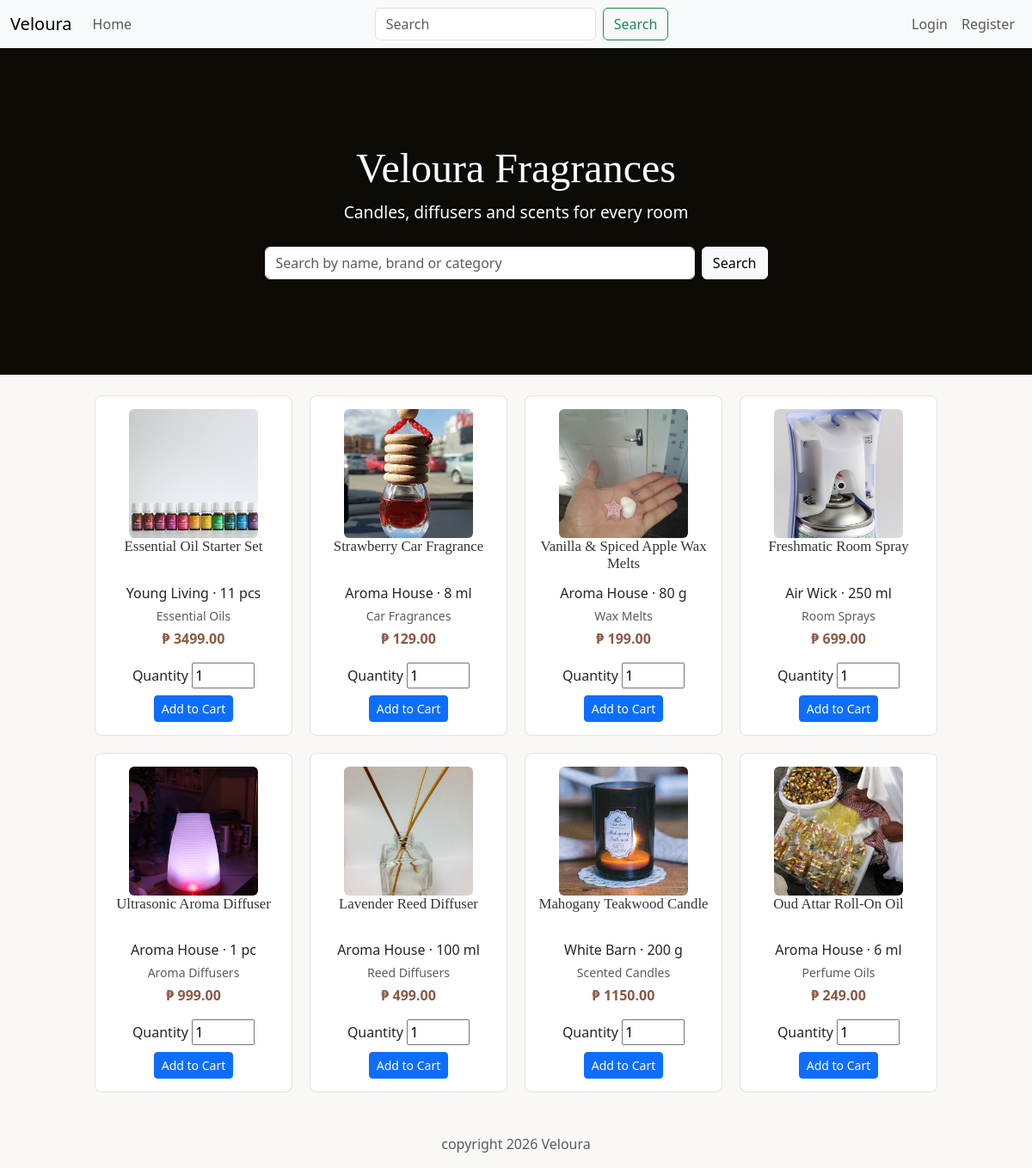
The page / on the database its author committed.
### tables this page shows
CREATE TABLE product (
    product_id INT PRIMARY KEY NOT NULL AUTO_INCREMENT,
    category_id INT NOT NULL,
    name VARCHAR(100) NOT NULL,
    brand VARCHAR(100) NOT NULL,
    size VARCHAR(30) NOT NULL,
    description VARCHAR(255) NOT NULL,
    cost_price DECIMAL(10,2) NOT NULL,
    sell_price DECIMAL(10,2) NOT NULL,
    img_path VARCHAR(255) NOT NULL,
    FOREIGN KEY (category_id) REFERENCES category (category_id)
);

CREATE TABLE category (
    category_id INT PRIMARY KEY NOT NULL AUTO_INCREMENT,
    name VARCHAR(50) NOT NULL UNIQUE
);

### index.php (the view, shortened to what this page needs)
<?php
include('./includes/config.php');
include('./includes/header.php');
if (isset($_GET['search']) && trim($_GET['search']) !== '') {
    $keyword = strtolower(trim($_GET['search']));
    $sql = "SELECT p.product_id, p.name, p.brand, p.size, p.img_path, p.sell_price, c.name AS category, s.quantity AS qty
            FROM product p INNER JOIN category c USING (category_id) INNER JOIN stock s USING (product_id)
            WHERE p.name LIKE ? OR p.brand LIKE ? OR c.name LIKE ? OR p.description LIKE ?
            ORDER BY p.product_id DESC";
    $like = "%{$keyword}%";
    $results = mysqli_execute_query($conn, $sql, [$like, $like, $like, $like]);
} else {
    $sql = "SELECT p.product_id, p.name, p.brand, p.size, p.img_path, p.sell_price, c.name AS category, s.quantity AS qty
            FROM product p INNER JOIN category c USING (category_id) INNER JOIN stock s USING (product_id)
            ORDER BY p.product_id DESC";
    $results = mysqli_query($conn, $sql);
}
?>
<div class="hero">
    <video class="hero-video" autoplay muted loop playsinline>
        <source src="includes/video/hero.mp4" type="video/mp4">
    </video>
    <div class="hero-content">
        <h1>Veloura Fragrances</h1>
        <p>Candles, diffusers and scents for every room</p>
        <form action="index.php" method="GET" class="d-flex col-11 col-md-6 mx-auto">
            <input class="form-control me-2" type="search" placeholder="Search by name, brand or category" name="search">
            <button class="btn btn-light" type="submit">Search</button>
        </form>
    </div>
</div>
<div class="container mt-4">
    <?php
    $products_item = '<ul class="products">';
    while ($row = mysqli_fetch_assoc($results)) {
        if ($row['qty'] > 0) {
            $cartForm = <<<EOT
            <form method="POST" action="cart/cart_update.php">
                <label>Quantity <input type="text" size="2" name="product_qty" value="1" /></label>
                <input type="hidden" name="product_id" value="{$row['product_id']}" />
                <input type="hidden" name="type" value="add" />
                <button type="submit" class="btn btn-sm btn-primary mt-2">Add to Cart</button>
            </form>
EOT;
        } else {
            $cartForm = "<p class='text-danger'>Out of stock</p>";
        }
        $products_item .= <<<EOT
        <li class="product">
            <div class="product-thumb"><a href="product/view.php?id={$row['product_id']}"><img src="./product/{$row['img_path']}"></a></div>
            <h3><a href="product/view.php?id={$row['product_id']}">{$row['name']}</a></h3>
            <p class="mb-1">{$row['brand']} &middot; {$row['size']}</p>
            <p class="mb-1 small text-muted">{$row['category']}</p>
            <p class="price">&#8369; {$row['sell_price']}</p>
            {$cartForm}
        </li>
EOT;
    }
    $products_item .= '</ul>';
    echo $products_item;
    ?>
</div>
<?php
include('./includes/footer.php');
?>

### includes/header.php (shortened to what this page needs)
<!DOCTYPE html>
<html lang="en">
<head>
    <link href="https://cdn.jsdelivr.net/npm/bootstrap@5.3.2/dist/css/bootstrap.min.css" rel="stylesheet"
>
    <link rel="stylesheet" href="https://cdnjs.cloudflare.com/ajax/libs/font-awesome/6.4.2/css/all.min.css"
 />
    <link href="/Fragnantica/includes/style/style.css" rel="stylesheet" type="text/css">
</head>
<body>
    <nav class="navbar navbar-expand-lg bg-body-tertiary">
        <div class="container-fluid">
            <a class="navbar-brand" href="/Fragnantica/index.php">Veloura</a>
            <div class="collapse navbar-collapse" id="navbarSupportedContent">
                <ul class="navbar-nav me-auto mb-2 mb-lg-0">
                    <li class="nav-item">
                        <a class="nav-link" href="/Fragnantica/index.php">Home</a>
                    </li>
                </ul>
                <form action="/Fragnantica/index.php" method="GET" class="d-flex">
                    <input class="form-control me-2" type="search" placeholder="Search" aria-label="Search"
                        name="search">
                    <button class="btn btn-outline-success" type="submit">Search</button>
                </form>
                <?php
                if (!isset($_SESSION['user_id'])) {
                    echo "<div class='navbar-nav ms-auto'>
                        <a href='/Fragnantica/user/login.php' class='nav-item nav-link'>Login</a>
                        <a href='/Fragnantica/user/register.php' class='nav-item nav-link'>Register</a></div>";
                }
                ?>
            </div>
        </div>
    </nav>

### includes/footer.php
<?php
$date = date('Y');
print "<p class='text-center text-muted mt-5'>copyright {$date} Veloura</p>";
?>
</body>
</html>

### includes/style/style.css (style rules this page uses)
body { background-color: #faf8f6; }
h1, h2, h3 { font-family: Georgia, serif; }
.hero { position: relative; height: 380px; overflow: hidden; background-color: #1a120b; }
.hero-video { position: absolute; top: 0; left: 0; width: 100%; height: 100%; object-fit: cover; }
.hero::after { content: ""; position: absolute; top: 0; left: 0; width: 100%; height: 100%; background-color: rgba(0, 0, 0, 0.45); }
.hero-content { position: relative; z-index: 1; height: 100%; display: flex; flex-direction: column; justify-content: center; text-align: center; color: #fff; padding: 0 15px; }
.hero-content h1 { font-size: 3rem; }
.hero-content p { font-size: 1.2rem; margin-bottom: 25px; }
ul.products { list-style: none; padding: 0; display: flex; flex-wrap: wrap; gap: 20px; justify-content: center; }
ul.products li { width: 230px; background: #fff; border: 1px solid #e5e0da; border-radius: 8px; padding: 15px; text-align: center; }
ul.products li h3 { font-size: 1.05rem; min-height: 2.6em; }
ul.products li h3 a { color: #333; text-decoration: none; }
.product-thumb img { width: 150px; height: 150px; object-fit: cover; border-radius: 6px; }
.price { color: #8a5a44; font-weight: bold; }

### rows shown on the page
product: img_path (picture), name "Essential Oil Starter Set", brand "Young Living", size "11 pcs", category.name "Essential Oils", sell_price "3499.00"
product: img_path (picture), name "Strawberry Car Fragrance", brand "Aroma House", size "8 ml", category.name "Car Fragrances", sell_price "129.00"
product: img_path (picture), name "Vanilla & Spiced Apple Wax Melts", brand "Aroma House", size "80 g", category.name "Wax Melts", sell_price "199.00"
product: img_path (picture), name "Freshmatic Room Spray", brand "Air Wick", size "250 ml", category.name "Room Sprays", sell_price "699.00"
product: img_path (picture), name "Ultrasonic Aroma Diffuser", brand "Aroma House", size "1 pc", category.name "Aroma Diffusers", sell_price "999.00"
product: img_path (picture), name "Lavender Reed Diffuser", brand "Aroma House", size "100 ml", category.name "Reed Diffusers", sell_price "499.00"
product: img_path (picture), name "Mahogany Teakwood Candle", brand "White Barn", size "200 g", category.name "Scented Candles", sell_price "1150.00"
product: img_path (picture), name "Oud Attar Roll-On Oil", brand "Aroma House", size "6 ml", category.name "Perfume Oils", sell_price "249.00"
